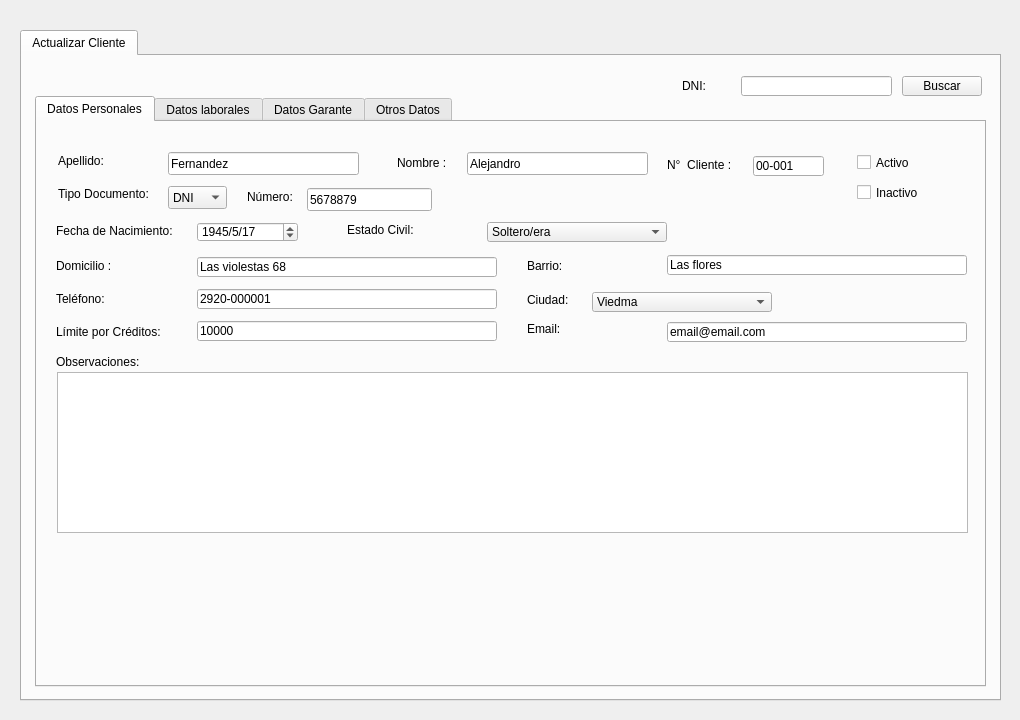
<?xml version="1.0" encoding="UTF-8"?>
<ui version="4.0">
 <class>Form</class>
 <widget class="QWidget" name="Form">
  <property name="geometry">
   <rect>
    <x>0</x>
    <y>0</y>
    <width>1020</width>
    <height>720</height>
   </rect>
  </property>
  <property name="windowTitle">
   <string>Form</string>
  </property>
  <widget class="QPushButton" name="pushButton_8">
   <property name="geometry">
    <rect>
     <x>904</x>
     <y>1026</y>
     <width>80</width>
     <height>20</height>
    </rect>
   </property>
   <property name="text">
    <string>Actualizar</string>
   </property>
  </widget>
  <widget class="QTabWidget" name="tabWidget">
   <property name="geometry">
    <rect>
     <x>20</x>
     <y>30</y>
     <width>981</width>
     <height>671</height>
    </rect>
   </property>
   <property name="currentIndex">
    <number>0</number>
   </property>
   <widget class="QWidget" name="tab">
    <attribute name="icon">
     <iconset>
      <normalon>../../../../Descargas/boton-actualizar.png</normalon>
     </iconset>
    </attribute>
    <attribute name="title">
     <string>Actualizar Cliente</string>
    </attribute>
    <widget class="QTabWidget" name="tabwt_clientenuevo_2">
     <property name="geometry">
      <rect>
       <x>13</x>
       <y>40</y>
       <width>951</width>
       <height>591</height>
      </rect>
     </property>
     <property name="currentIndex">
      <number>0</number>
     </property>
     <widget class="QWidget" name="tab_8">
      <attribute name="icon">
       <iconset>
        <normalon>../../../../Descargas/tarjeta-personal-de-datos-de-contacto.png</normalon>
       </iconset>
      </attribute>
      <attribute name="title">
       <string>Datos Personales</string>
      </attribute>
      <widget class="QLineEdit" name="lne_telefono_actualizar">
       <property name="geometry">
        <rect>
         <x>160</x>
         <y>167</y>
         <width>300</width>
         <height>20</height>
        </rect>
       </property>
       <property name="text">
        <string>2920-000001</string>
       </property>
      </widget>
      <widget class="QLabel" name="label_37">
       <property name="geometry">
        <rect>
         <x>19</x>
         <y>101</y>
         <width>141</width>
         <height>16</height>
        </rect>
       </property>
       <property name="text">
        <string>Fecha de Nacimiento:</string>
       </property>
      </widget>
      <widget class="QDateEdit" name="dte_nacimiento_actualizar">
       <property name="geometry">
        <rect>
         <x>160</x>
         <y>100</y>
         <width>101</width>
         <height>20</height>
        </rect>
       </property>
       <property name="displayFormat">
        <string>yyyy/M/dd</string>
       </property>
       <property name="date">
        <date>
         <year>1945</year>
         <month>5</month>
         <day>17</day>
        </date>
       </property>
      </widget>
      <widget class="QComboBox" name="cbx_estado_civil_actualizar">
       <property name="geometry">
        <rect>
         <x>450</x>
         <y>100</y>
         <width>180</width>
         <height>20</height>
        </rect>
       </property>
       <item>
        <property name="text">
         <string>Soltero/era</string>
        </property>
       </item>
       <item>
        <property name="text">
         <string>Casado/ada</string>
        </property>
       </item>
       <item>
        <property name="text">
         <string>Viudo/da</string>
        </property>
       </item>
       <item>
        <property name="text">
         <string>Divorsiado/ada</string>
        </property>
       </item>
      </widget>
      <widget class="QLabel" name="label_38">
       <property name="geometry">
        <rect>
         <x>490</x>
         <y>136</y>
         <width>131</width>
         <height>16</height>
        </rect>
       </property>
       <property name="text">
        <string>Barrio:</string>
       </property>
      </widget>
      <widget class="QLineEdit" name="lne_domicilio_actualizar">
       <property name="geometry">
        <rect>
         <x>160</x>
         <y>135</y>
         <width>300</width>
         <height>20</height>
        </rect>
       </property>
       <property name="text">
        <string>Las violestas 68</string>
       </property>
      </widget>
      <widget class="QLabel" name="label_39">
       <property name="geometry">
        <rect>
         <x>360</x>
         <y>33</y>
         <width>71</width>
         <height>16</height>
        </rect>
       </property>
       <property name="text">
        <string>Nombre :</string>
       </property>
      </widget>
      <widget class="QLabel" name="label_40">
       <property name="geometry">
        <rect>
         <x>310</x>
         <y>100</y>
         <width>131</width>
         <height>16</height>
        </rect>
       </property>
       <property name="text">
        <string>Estado Civil:</string>
       </property>
      </widget>
      <widget class="QLineEdit" name="lne_barrio_actualizar">
       <property name="geometry">
        <rect>
         <x>630</x>
         <y>133</y>
         <width>300</width>
         <height>20</height>
        </rect>
       </property>
       <property name="text">
        <string>Las flores</string>
       </property>
      </widget>
      <widget class="QLabel" name="label_41">
       <property name="geometry">
        <rect>
         <x>19</x>
         <y>169</y>
         <width>121</width>
         <height>16</height>
        </rect>
       </property>
       <property name="text">
        <string>Teléfono:</string>
       </property>
      </widget>
      <widget class="QComboBox" name="cbx_ciudad_actualizar">
       <property name="geometry">
        <rect>
         <x>555</x>
         <y>170</y>
         <width>180</width>
         <height>20</height>
        </rect>
       </property>
       <item>
        <property name="text">
         <string>Viedma</string>
        </property>
       </item>
      </widget>
      <widget class="QLabel" name="label_53">
       <property name="geometry">
        <rect>
         <x>21</x>
         <y>64</y>
         <width>103</width>
         <height>16</height>
        </rect>
       </property>
       <property name="text">
        <string>Tipo Documento:</string>
       </property>
      </widget>
      <widget class="QLabel" name="label_42">
       <property name="geometry">
        <rect>
         <x>630</x>
         <y>35</y>
         <width>71</width>
         <height>16</height>
        </rect>
       </property>
       <property name="text">
        <string>N°  Cliente :</string>
       </property>
      </widget>
      <widget class="QLineEdit" name="lne_nombre_actualizar">
       <property name="geometry">
        <rect>
         <x>430</x>
         <y>30</y>
         <width>181</width>
         <height>23</height>
        </rect>
       </property>
       <property name="text">
        <string>Alejandro</string>
       </property>
      </widget>
      <widget class="QLineEdit" name="lne_limite_credito_actualizar">
       <property name="geometry">
        <rect>
         <x>160</x>
         <y>199</y>
         <width>300</width>
         <height>20</height>
        </rect>
       </property>
       <property name="text">
        <string>10000</string>
       </property>
      </widget>
      <widget class="QLineEdit" name="lne_nro_cliente_actualizar">
       <property name="geometry">
        <rect>
         <x>716</x>
         <y>34</y>
         <width>71</width>
         <height>20</height>
        </rect>
       </property>
       <property name="text">
        <string>00-001</string>
       </property>
      </widget>
      <widget class="QLabel" name="label_43">
       <property name="geometry">
        <rect>
         <x>490</x>
         <y>199</y>
         <width>131</width>
         <height>16</height>
        </rect>
       </property>
       <property name="text">
        <string>Email:</string>
       </property>
      </widget>
      <widget class="QComboBox" name="cbx_tipo_doc_actualizar">
       <property name="geometry">
        <rect>
         <x>131</x>
         <y>64</y>
         <width>59</width>
         <height>23</height>
        </rect>
       </property>
       <item>
        <property name="text">
         <string>DNI </string>
        </property>
       </item>
       <item>
        <property name="text">
         <string>CUIL</string>
        </property>
       </item>
       <item>
        <property name="text">
         <string>CUIT </string>
        </property>
       </item>
      </widget>
      <widget class="QLineEdit" name="lne_apellido_actualizar">
       <property name="geometry">
        <rect>
         <x>131</x>
         <y>30</y>
         <width>191</width>
         <height>23</height>
        </rect>
       </property>
       <property name="text">
        <string>Fernandez</string>
       </property>
      </widget>
      <widget class="QLabel" name="label_54">
       <property name="geometry">
        <rect>
         <x>210</x>
         <y>67</y>
         <width>52</width>
         <height>16</height>
        </rect>
       </property>
       <property name="text">
        <string>Número:</string>
       </property>
      </widget>
      <widget class="QLabel" name="label_44">
       <property name="geometry">
        <rect>
         <x>19</x>
         <y>232</y>
         <width>121</width>
         <height>16</height>
        </rect>
       </property>
       <property name="text">
        <string>Observaciones: </string>
       </property>
      </widget>
      <widget class="QLabel" name="label_45">
       <property name="geometry">
        <rect>
         <x>19</x>
         <y>202</y>
         <width>121</width>
         <height>16</height>
        </rect>
       </property>
       <property name="text">
        <string>Límite por Créditos:</string>
       </property>
      </widget>
      <widget class="QLabel" name="label_46">
       <property name="geometry">
        <rect>
         <x>21</x>
         <y>31</y>
         <width>53</width>
         <height>16</height>
        </rect>
       </property>
       <property name="text">
        <string>Apellido:</string>
       </property>
      </widget>
      <widget class="QLabel" name="label_47">
       <property name="geometry">
        <rect>
         <x>490</x>
         <y>170</y>
         <width>71</width>
         <height>16</height>
        </rect>
       </property>
       <property name="text">
        <string>Ciudad:</string>
       </property>
      </widget>
      <widget class="QLineEdit" name="lne_email_actualizar">
       <property name="geometry">
        <rect>
         <x>630</x>
         <y>200</y>
         <width>300</width>
         <height>20</height>
        </rect>
       </property>
       <property name="text">
        <string>email@email.com</string>
       </property>
      </widget>
      <widget class="QLabel" name="label_48">
       <property name="geometry">
        <rect>
         <x>19</x>
         <y>136</y>
         <width>71</width>
         <height>16</height>
        </rect>
       </property>
       <property name="text">
        <string>Domicilio :</string>
       </property>
      </widget>
      <widget class="QLineEdit" name="lne_nro_doc_actualizar">
       <property name="geometry">
        <rect>
         <x>270</x>
         <y>66</y>
         <width>125</width>
         <height>23</height>
        </rect>
       </property>
       <property name="text">
        <string>5678879</string>
       </property>
      </widget>
      <widget class="QCheckBox" name="ckbx_activo_actualizar">
       <property name="geometry">
        <rect>
         <x>820</x>
         <y>30</y>
         <width>85</width>
         <height>21</height>
        </rect>
       </property>
       <property name="text">
        <string>Activo</string>
       </property>
      </widget>
      <widget class="QCheckBox" name="ckbx_inactivo_actualizar">
       <property name="geometry">
        <rect>
         <x>820</x>
         <y>60</y>
         <width>85</width>
         <height>21</height>
        </rect>
       </property>
       <property name="text">
        <string>Inactivo</string>
       </property>
      </widget>
      <widget class="QTextEdit" name="txte_observaciones_actualizar">
       <property name="geometry">
        <rect>
         <x>20</x>
         <y>250</y>
         <width>911</width>
         <height>161</height>
        </rect>
       </property>
      </widget>
     </widget>
     <widget class="QWidget" name="tab_9">
      <attribute name="icon">
       <iconset>
        <normalon>../../../../Descargas/hombre-en-el-escritorio-de-la-oficina-con-un-ordenador.png</normalon>
       </iconset>
      </attribute>
      <attribute name="title">
       <string>Datos laborales</string>
      </attribute>
      <widget class="QLineEdit" name="lne_organismo_actualizar">
       <property name="geometry">
        <rect>
         <x>220</x>
         <y>70</y>
         <width>300</width>
         <height>20</height>
        </rect>
       </property>
       <property name="text">
        <string>Ministerio de Educación</string>
       </property>
      </widget>
      <widget class="QLineEdit" name="lne_ocupacion_actualizar">
       <property name="geometry">
        <rect>
         <x>220</x>
         <y>40</y>
         <width>300</width>
         <height>20</height>
        </rect>
       </property>
       <property name="text">
        <string>Auxiliar</string>
       </property>
      </widget>
      <widget class="QLineEdit" name="lne_antiguedad_actualizar">
       <property name="geometry">
        <rect>
         <x>690</x>
         <y>70</y>
         <width>101</width>
         <height>20</height>
        </rect>
       </property>
       <property name="text">
        <string/>
       </property>
      </widget>
      <widget class="QLabel" name="label_55">
       <property name="geometry">
        <rect>
         <x>550</x>
         <y>40</y>
         <width>80</width>
         <height>20</height>
        </rect>
       </property>
       <property name="text">
        <string>Sueldo $:</string>
       </property>
      </widget>
      <widget class="QLabel" name="label_56">
       <property name="geometry">
        <rect>
         <x>79</x>
         <y>100</y>
         <width>141</width>
         <height>20</height>
        </rect>
       </property>
       <property name="text">
        <string>Teléfono Laboral:</string>
       </property>
      </widget>
      <widget class="QLineEdit" name="lne_domicilio_laboral_actualizar">
       <property name="geometry">
        <rect>
         <x>220</x>
         <y>130</y>
         <width>300</width>
         <height>20</height>
        </rect>
       </property>
       <property name="text">
        <string>Las violetas 45</string>
       </property>
      </widget>
      <widget class="QLineEdit" name="lne_telefono_laboral_actualizar">
       <property name="geometry">
        <rect>
         <x>220</x>
         <y>100</y>
         <width>300</width>
         <height>20</height>
        </rect>
       </property>
       <property name="text">
        <string>2920-000001</string>
       </property>
      </widget>
      <widget class="QLineEdit" name="lne_sueldo_actualizar">
       <property name="geometry">
        <rect>
         <x>690</x>
         <y>40</y>
         <width>101</width>
         <height>20</height>
        </rect>
       </property>
       <property name="text">
        <string/>
       </property>
      </widget>
      <widget class="QCheckBox" name="ckbx_recibo_sueldo_actualizar">
       <property name="geometry">
        <rect>
         <x>550</x>
         <y>130</y>
         <width>211</width>
         <height>21</height>
        </rect>
       </property>
       <property name="text">
        <string>Posee Recibo de Sueldo</string>
       </property>
       <property name="checked">
        <bool>true</bool>
       </property>
      </widget>
      <widget class="QLabel" name="label_57">
       <property name="geometry">
        <rect>
         <x>79</x>
         <y>70</y>
         <width>80</width>
         <height>20</height>
        </rect>
       </property>
       <property name="text">
        <string>Organismo: </string>
       </property>
      </widget>
      <widget class="QLabel" name="label_58">
       <property name="geometry">
        <rect>
         <x>79</x>
         <y>40</y>
         <width>80</width>
         <height>20</height>
        </rect>
       </property>
       <property name="text">
        <string>Ocupación:</string>
       </property>
      </widget>
      <widget class="QLabel" name="label_59">
       <property name="geometry">
        <rect>
         <x>79</x>
         <y>130</y>
         <width>161</width>
         <height>20</height>
        </rect>
       </property>
       <property name="text">
        <string>Domicilio Laboral:</string>
       </property>
      </widget>
      <widget class="QLabel" name="label_60">
       <property name="geometry">
        <rect>
         <x>550</x>
         <y>70</y>
         <width>131</width>
         <height>20</height>
        </rect>
       </property>
       <property name="text">
        <string>Antigüedad Laboral:</string>
       </property>
      </widget>
      <widget class="QLabel" name="label_61">
       <property name="geometry">
        <rect>
         <x>800</x>
         <y>70</y>
         <width>41</width>
         <height>20</height>
        </rect>
       </property>
       <property name="text">
        <string>años</string>
       </property>
      </widget>
      <widget class="QLineEdit" name="lne_categoria_actualizar">
       <property name="geometry">
        <rect>
         <x>690</x>
         <y>100</y>
         <width>101</width>
         <height>20</height>
        </rect>
       </property>
       <property name="text">
        <string/>
       </property>
      </widget>
      <widget class="QLabel" name="label_62">
       <property name="geometry">
        <rect>
         <x>550</x>
         <y>100</y>
         <width>71</width>
         <height>20</height>
        </rect>
       </property>
       <property name="text">
        <string>Categoría: </string>
       </property>
      </widget>
     </widget>
     <widget class="QWidget" name="tab_10">
      <attribute name="icon">
       <iconset>
        <normalon>../../../../Descargas/calidad-de-la-pagina.png</normalon>
       </iconset>
      </attribute>
      <attribute name="title">
       <string>Datos Garante</string>
      </attribute>
      <widget class="QLineEdit" name="lne_garante_domicilio_actualizar">
       <property name="geometry">
        <rect>
         <x>160</x>
         <y>125</y>
         <width>300</width>
         <height>20</height>
        </rect>
       </property>
       <property name="text">
        <string>Las violestas 68</string>
       </property>
      </widget>
      <widget class="QLabel" name="label_63">
       <property name="geometry">
        <rect>
         <x>19</x>
         <y>222</y>
         <width>121</width>
         <height>16</height>
        </rect>
       </property>
       <property name="text">
        <string>Observaciones: </string>
       </property>
      </widget>
      <widget class="QLineEdit" name="lne_garante_nombre_actualizar">
       <property name="geometry">
        <rect>
         <x>430</x>
         <y>20</y>
         <width>181</width>
         <height>23</height>
        </rect>
       </property>
       <property name="text">
        <string>Alejandro</string>
       </property>
      </widget>
      <widget class="QLabel" name="label_64">
       <property name="geometry">
        <rect>
         <x>210</x>
         <y>57</y>
         <width>52</width>
         <height>16</height>
        </rect>
       </property>
       <property name="text">
        <string>Número:</string>
       </property>
      </widget>
      <widget class="QLabel" name="label_65">
       <property name="geometry">
        <rect>
         <x>19</x>
         <y>159</y>
         <width>121</width>
         <height>16</height>
        </rect>
       </property>
       <property name="text">
        <string>Teléfono:</string>
       </property>
      </widget>
      <widget class="QLabel" name="label_66">
       <property name="geometry">
        <rect>
         <x>490</x>
         <y>159</y>
         <width>131</width>
         <height>16</height>
        </rect>
       </property>
       <property name="text">
        <string>Email:</string>
       </property>
      </widget>
      <widget class="QLineEdit" name="lne_garante_barrio_actualizar">
       <property name="geometry">
        <rect>
         <x>630</x>
         <y>123</y>
         <width>300</width>
         <height>20</height>
        </rect>
       </property>
       <property name="text">
        <string>Las flores</string>
       </property>
      </widget>
      <widget class="QLineEdit" name="lne_garante_limite_credito_actualizar">
       <property name="geometry">
        <rect>
         <x>160</x>
         <y>189</y>
         <width>300</width>
         <height>20</height>
        </rect>
       </property>
       <property name="text">
        <string>10000</string>
       </property>
      </widget>
      <widget class="QLineEdit" name="lne_garante_email_actualizar">
       <property name="geometry">
        <rect>
         <x>630</x>
         <y>160</y>
         <width>300</width>
         <height>20</height>
        </rect>
       </property>
       <property name="text">
        <string>email@email.com</string>
       </property>
      </widget>
      <widget class="QLabel" name="label_67">
       <property name="geometry">
        <rect>
         <x>19</x>
         <y>91</y>
         <width>141</width>
         <height>16</height>
        </rect>
       </property>
       <property name="text">
        <string>Fecha de Nacimiento:</string>
       </property>
      </widget>
      <widget class="QLabel" name="label_68">
       <property name="geometry">
        <rect>
         <x>19</x>
         <y>192</y>
         <width>121</width>
         <height>16</height>
        </rect>
       </property>
       <property name="text">
        <string>Límite por Créditos:</string>
       </property>
      </widget>
      <widget class="QLabel" name="label_69">
       <property name="geometry">
        <rect>
         <x>21</x>
         <y>54</y>
         <width>103</width>
         <height>16</height>
        </rect>
       </property>
       <property name="text">
        <string>Tipo Documento:</string>
       </property>
      </widget>
      <widget class="QLabel" name="label_70">
       <property name="geometry">
        <rect>
         <x>490</x>
         <y>126</y>
         <width>131</width>
         <height>16</height>
        </rect>
       </property>
       <property name="text">
        <string>Barrio:</string>
       </property>
      </widget>
      <widget class="QLabel" name="label_71">
       <property name="geometry">
        <rect>
         <x>280</x>
         <y>92</y>
         <width>71</width>
         <height>16</height>
        </rect>
       </property>
       <property name="text">
        <string>Ciudad:</string>
       </property>
      </widget>
      <widget class="QLineEdit" name="lne_garante_nro_cliente_actualizar">
       <property name="geometry">
        <rect>
         <x>716</x>
         <y>24</y>
         <width>71</width>
         <height>20</height>
        </rect>
       </property>
       <property name="text">
        <string>00-001</string>
       </property>
      </widget>
      <widget class="QTextEdit" name="txte_garante_observaciones_actualizar">
       <property name="geometry">
        <rect>
         <x>20</x>
         <y>250</y>
         <width>911</width>
         <height>81</height>
        </rect>
       </property>
      </widget>
      <widget class="QLabel" name="label_72">
       <property name="geometry">
        <rect>
         <x>360</x>
         <y>23</y>
         <width>71</width>
         <height>16</height>
        </rect>
       </property>
       <property name="text">
        <string>Nombre :</string>
       </property>
      </widget>
      <widget class="QLabel" name="label_73">
       <property name="geometry">
        <rect>
         <x>21</x>
         <y>21</y>
         <width>53</width>
         <height>16</height>
        </rect>
       </property>
       <property name="text">
        <string>Apellido:</string>
       </property>
      </widget>
      <widget class="QLabel" name="label_74">
       <property name="geometry">
        <rect>
         <x>490</x>
         <y>192</y>
         <width>131</width>
         <height>16</height>
        </rect>
       </property>
       <property name="text">
        <string>Estado Civil:</string>
       </property>
      </widget>
      <widget class="QComboBox" name="cbx_garante_estado_civil_actualizar">
       <property name="geometry">
        <rect>
         <x>630</x>
         <y>192</y>
         <width>180</width>
         <height>20</height>
        </rect>
       </property>
       <item>
        <property name="text">
         <string>Soltero/era</string>
        </property>
       </item>
       <item>
        <property name="text">
         <string>Casado/ada</string>
        </property>
       </item>
       <item>
        <property name="text">
         <string>Viudo/da</string>
        </property>
       </item>
       <item>
        <property name="text">
         <string>Divorsiado/ada</string>
        </property>
       </item>
      </widget>
      <widget class="QCheckBox" name="ckbx_garante_activo_actualizar">
       <property name="geometry">
        <rect>
         <x>820</x>
         <y>20</y>
         <width>85</width>
         <height>21</height>
        </rect>
       </property>
       <property name="text">
        <string>Activo</string>
       </property>
      </widget>
      <widget class="QComboBox" name="cbx_garante_tipo_doc_actualizar">
       <property name="geometry">
        <rect>
         <x>131</x>
         <y>54</y>
         <width>59</width>
         <height>23</height>
        </rect>
       </property>
       <item>
        <property name="text">
         <string>DNI </string>
        </property>
       </item>
       <item>
        <property name="text">
         <string>CUIL</string>
        </property>
       </item>
       <item>
        <property name="text">
         <string>CUIT </string>
        </property>
       </item>
      </widget>
      <widget class="QLineEdit" name="lne_garante_apellido_actualizar">
       <property name="geometry">
        <rect>
         <x>131</x>
         <y>20</y>
         <width>191</width>
         <height>23</height>
        </rect>
       </property>
       <property name="text">
        <string>Fernandez</string>
       </property>
      </widget>
      <widget class="QLineEdit" name="lne__garante_telefono_actualizar">
       <property name="geometry">
        <rect>
         <x>160</x>
         <y>157</y>
         <width>300</width>
         <height>20</height>
        </rect>
       </property>
       <property name="text">
        <string>2920-000001</string>
       </property>
      </widget>
      <widget class="QComboBox" name="cbx_garante_ciudad_actualizar">
       <property name="geometry">
        <rect>
         <x>345</x>
         <y>92</y>
         <width>180</width>
         <height>20</height>
        </rect>
       </property>
       <item>
        <property name="text">
         <string>Viedma</string>
        </property>
       </item>
      </widget>
      <widget class="QLabel" name="label_75">
       <property name="geometry">
        <rect>
         <x>630</x>
         <y>25</y>
         <width>71</width>
         <height>16</height>
        </rect>
       </property>
       <property name="text">
        <string>N°  Cliente :</string>
       </property>
      </widget>
      <widget class="QLabel" name="label_76">
       <property name="geometry">
        <rect>
         <x>19</x>
         <y>126</y>
         <width>71</width>
         <height>16</height>
        </rect>
       </property>
       <property name="text">
        <string>Domicilio :</string>
       </property>
      </widget>
      <widget class="QCheckBox" name="ckbx_garante_inactivo_actualizar">
       <property name="geometry">
        <rect>
         <x>820</x>
         <y>50</y>
         <width>85</width>
         <height>21</height>
        </rect>
       </property>
       <property name="text">
        <string>Inactivo</string>
       </property>
      </widget>
      <widget class="QLineEdit" name="lne_garante_nro_doc_actualizar">
       <property name="geometry">
        <rect>
         <x>270</x>
         <y>56</y>
         <width>125</width>
         <height>23</height>
        </rect>
       </property>
       <property name="text">
        <string>5678879</string>
       </property>
      </widget>
      <widget class="QDateEdit" name="dte_garante_nacimiento_actualizar">
       <property name="geometry">
        <rect>
         <x>160</x>
         <y>90</y>
         <width>101</width>
         <height>20</height>
        </rect>
       </property>
       <property name="displayFormat">
        <string>yyyy/M/dd</string>
       </property>
       <property name="date">
        <date>
         <year>1945</year>
         <month>5</month>
         <day>17</day>
        </date>
       </property>
      </widget>
      <widget class="QTableWidget" name="tw_garantes_lista_actualizar">
       <property name="geometry">
        <rect>
         <x>20</x>
         <y>370</y>
         <width>911</width>
         <height>181</height>
        </rect>
       </property>
       <row>
        <property name="text">
         <string>Garante Princ.</string>
        </property>
        <property name="icon">
         <iconset>
          <normalon>../../../../Descargas/calidad-de-la-pagina.png</normalon>
         </iconset>
        </property>
       </row>
       <row>
        <property name="text">
         <string>Garante Sec.</string>
        </property>
        <property name="icon">
         <iconset>
          <normalon>../../../../Descargas/calidad-de-la-pagina.png</normalon>
         </iconset>
        </property>
       </row>
       <row>
        <property name="text">
         <string>Otro Garante</string>
        </property>
        <property name="icon">
         <iconset>
          <normalon>../../../../Descargas/calidad-de-la-pagina.png</normalon>
         </iconset>
        </property>
       </row>
       <column>
        <property name="text">
         <string>Apellido</string>
        </property>
       </column>
       <column>
        <property name="text">
         <string>Nombre</string>
        </property>
       </column>
       <column>
        <property name="text">
         <string>Nro. Cliente</string>
        </property>
       </column>
       <column>
        <property name="text">
         <string>Tipo Doc.</string>
        </property>
       </column>
       <column>
        <property name="text">
         <string>Número</string>
        </property>
       </column>
       <column>
        <property name="text">
         <string>F. Nacimiento</string>
        </property>
       </column>
       <column>
        <property name="text">
         <string>Ciudad</string>
        </property>
       </column>
       <column>
        <property name="text">
         <string>Domicilio</string>
        </property>
       </column>
       <column>
        <property name="text">
         <string>Teléfono</string>
        </property>
       </column>
       <column>
        <property name="text">
         <string>Estado</string>
        </property>
       </column>
      </widget>
      <widget class="QPushButton" name="boton_agregar_actualizar">
       <property name="geometry">
        <rect>
         <x>850</x>
         <y>338</y>
         <width>80</width>
         <height>23</height>
        </rect>
       </property>
       <property name="text">
        <string>Agregar</string>
       </property>
      </widget>
     </widget>
     <widget class="QWidget" name="tab_11">
      <attribute name="icon">
       <iconset>
        <normalon>../../../../Descargas/casilla-y-boligrafo.png</normalon>
       </iconset>
      </attribute>
      <attribute name="title">
       <string>Otros Datos</string>
      </attribute>
      <widget class="QCheckBox" name="ckbx_veraz_actualizar">
       <property name="geometry">
        <rect>
         <x>601</x>
         <y>90</y>
         <width>211</width>
         <height>21</height>
        </rect>
       </property>
       <property name="text">
        <string>Figura en el Veraz</string>
       </property>
       <property name="checked">
        <bool>true</bool>
       </property>
      </widget>
      <widget class="QCheckBox" name="ckbx_bloqueado_actualizar">
       <property name="geometry">
        <rect>
         <x>602</x>
         <y>150</y>
         <width>211</width>
         <height>21</height>
        </rect>
       </property>
       <property name="text">
        <string>Cliente Bloqueado</string>
       </property>
      </widget>
      <widget class="QLineEdit" name="lne_iva_actualizar">
       <property name="geometry">
        <rect>
         <x>271</x>
         <y>30</y>
         <width>300</width>
         <height>20</height>
        </rect>
       </property>
       <property name="text">
        <string>Responsable Inscripto</string>
       </property>
      </widget>
      <widget class="QLineEdit" name="lne_cbu_actualizar">
       <property name="geometry">
        <rect>
         <x>271</x>
         <y>90</y>
         <width>300</width>
         <height>20</height>
        </rect>
       </property>
       <property name="text">
        <string>00451597859478396574780</string>
       </property>
      </widget>
      <widget class="QLabel" name="label_77">
       <property name="geometry">
        <rect>
         <x>130</x>
         <y>60</y>
         <width>80</width>
         <height>20</height>
        </rect>
       </property>
       <property name="text">
        <string>N° CUIT:</string>
       </property>
      </widget>
      <widget class="QLineEdit" name="lne_nro_beneficio_actualizar">
       <property name="geometry">
        <rect>
         <x>271</x>
         <y>120</y>
         <width>300</width>
         <height>20</height>
        </rect>
       </property>
       <property name="text">
        <string>00345687</string>
       </property>
      </widget>
      <widget class="QLabel" name="label_78">
       <property name="geometry">
        <rect>
         <x>130</x>
         <y>90</y>
         <width>141</width>
         <height>20</height>
        </rect>
       </property>
       <property name="text">
        <string>N° CBU:</string>
       </property>
      </widget>
      <widget class="QLabel" name="label_79">
       <property name="geometry">
        <rect>
         <x>130</x>
         <y>120</y>
         <width>161</width>
         <height>20</height>
        </rect>
       </property>
       <property name="text">
        <string>N° Beneficio:</string>
       </property>
      </widget>
      <widget class="QLineEdit" name="lne_cuit_actualizar">
       <property name="geometry">
        <rect>
         <x>271</x>
         <y>60</y>
         <width>300</width>
         <height>20</height>
        </rect>
       </property>
       <property name="text">
        <string>00-5678879-00</string>
       </property>
      </widget>
      <widget class="QLabel" name="label_80">
       <property name="geometry">
        <rect>
         <x>130</x>
         <y>30</y>
         <width>80</width>
         <height>20</height>
        </rect>
       </property>
       <property name="text">
        <string>Tipo IVA:</string>
       </property>
      </widget>
      <widget class="QCheckBox" name="ckbx_jub_pens_actualizar">
       <property name="geometry">
        <rect>
         <x>601</x>
         <y>120</y>
         <width>211</width>
         <height>21</height>
        </rect>
       </property>
       <property name="text">
        <string>Es Jubilado / Pensionado</string>
       </property>
      </widget>
      <widget class="QCheckBox" name="ckbx_facturas_actualizar">
       <property name="geometry">
        <rect>
         <x>601</x>
         <y>60</y>
         <width>211</width>
         <height>21</height>
        </rect>
       </property>
       <property name="text">
        <string>Presentó Facturas de Luz, Gas</string>
       </property>
       <property name="checked">
        <bool>true</bool>
       </property>
      </widget>
      <widget class="QRadioButton" name="rbt_monotributista_actualizar">
       <property name="geometry">
        <rect>
         <x>600</x>
         <y>30</y>
         <width>111</width>
         <height>21</height>
        </rect>
       </property>
       <property name="text">
        <string>Monotributista</string>
       </property>
      </widget>
     </widget>
    </widget>
    <widget class="QPushButton" name="boton_buscar_actualizar">
     <property name="geometry">
      <rect>
       <x>880</x>
       <y>20</y>
       <width>80</width>
       <height>20</height>
      </rect>
     </property>
     <property name="text">
      <string>Buscar</string>
     </property>
    </widget>
    <widget class="QLabel" name="label_122">
     <property name="geometry">
      <rect>
       <x>660</x>
       <y>22</y>
       <width>59</width>
       <height>15</height>
      </rect>
     </property>
     <property name="text">
      <string>DNI:</string>
     </property>
    </widget>
    <widget class="QLineEdit" name="lne_dni_filtro_actualizar">
     <property name="geometry">
      <rect>
       <x>719</x>
       <y>20</y>
       <width>151</width>
       <height>20</height>
      </rect>
     </property>
    </widget>
   </widget>
  </widget>
 </widget>
 <resources/>
 <connections/>
</ui>
